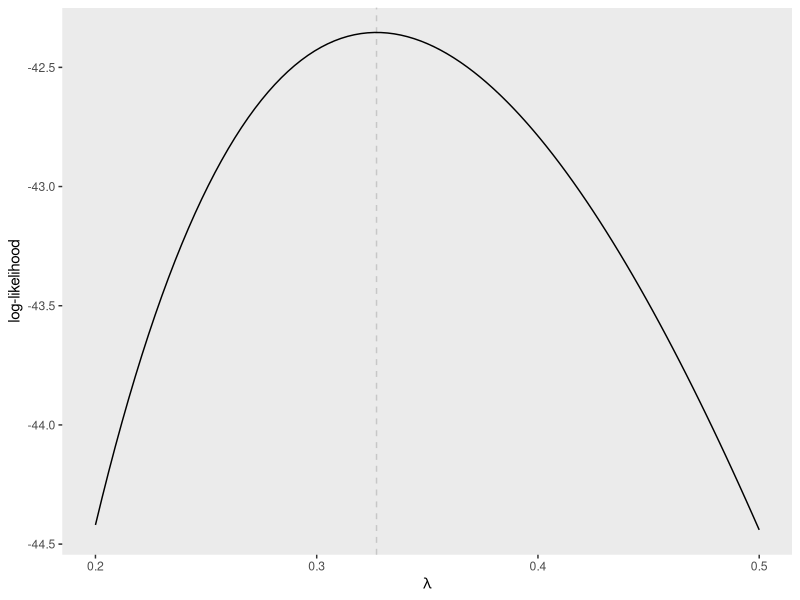

Generate this figure with R: (Note: this script raises an error after producing the figure.)
## ---- chunk 1
library(ggplot2)
set.seed(24)
wt <- rexp(n = 20, rate = 1/4)
explik <- function(lambda, samp = wt, log = TRUE){
  ll <- sapply(lambda, function(l){sum(log(dexp(x = samp, rate = l)))})
  switch(log, ll, exp(ll))
}
# curve(expr = explik(x, samp = wt, log = TRUE), from = 1.8, to = 10)
ggplot() +
  geom_vline(xintercept = 1/mean(wt), lty = 2, col = "grey", alpha = 0.8) +
  stat_function(xlim = c(1/5, 1/2), n = 101L, fun = explik, args = list(log = TRUE, samp = wt)) +
  ylab("log-likelihood") +
  xlab(expression(lambda)) + 
  theme(panel.grid.major.x = element_blank(), 
        panel.grid.minor.x = element_blank(),
        panel.grid.major.y = element_blank(), 
        panel.grid.minor.y = element_blank())
## ---- chunk 2
knitr::include_graphics('images/likelihood_tests.png')
## ---- chunk 3
lrt_lb <- uniroot(f = function(r){2*(sum(dexp(wt, rate = 1/mean(wt), log = TRUE)) - sum(dexp(wt, rate = 1/r, log = TRUE))) - qchisq(0.95, 1)}, interval = c(1.5, mean(wt)) )$root
lrt_ub <- uniroot(f = function(r){2*(sum(dexp(wt, rate = 1/mean(wt), log = TRUE)) - sum(dexp(wt, rate = 1/r, log = TRUE))) - qchisq(0.95, 1)}, interval = c(mean(wt),6) )$root
## ---- chunk 4
prof_mat <- cbind(matrix(unlist(sapply(sort(unique(faithfuld$waiting)), function(y){faithfuld[which(faithfuld$waiting == y),][which.max(faithfuld[which(faithfuld$waiting == y),]$density),-2]})), ncol = 2, byrow = TRUE), sort(unique(faithfuld$waiting)))
colnames(prof_mat) <- c("eruptions","density","waiting")
prof <- tibble::as_tibble(prof_mat)

g1 <- ggplot(faithful, aes(x = eruptions, y = waiting)) +
 geom_density_2d_filled(alpha = 0.5, show.legend = FALSE) +
 geom_density_2d(size = 0.25, colour = "black") +
 xlim(0.5, 6) +
 ylim(40, 110) + xlab(expression(phi)) + ylab(expression(psi)) + 
  geom_line(data = prof, aes(x = eruptions, y = waiting)) + 
  theme(axis.text.x=element_blank(),
        axis.ticks.x=element_blank(),
        axis.text.y=element_blank(),
        axis.ticks.y=element_blank())
g2 <- ggplot(data = prof, aes(x = waiting, y = density)) + geom_line() + 
  ylab("profile log-likelihood") + xlab(expression(psi)) + 
  theme(axis.text.x=element_blank(),
        axis.ticks.x=element_blank(),
        axis.text.y=element_blank(),
        axis.ticks.y=element_blank())
g1 + g2
## ---- chunk 5
par(mar = c(4,4,1,1))
bc <- MASS::boxcox(lm(wt~1), plotit = FALSE, lambda = seq(-0.1, 1, by = 0.01))
plot(x = bc$x, 
y = bc$y - max(bc$y), 
bty = "l", type = "l", ylab = "profile log-likelihood", xlab = expression(lambda), 
panel.first = {abline(h = -qchisq(0.95, 1)/2, col = "grey")})
confind <- which(diff(bc$x[bc$y-max(bc$y) < -qchisq(0.95, 1)/2]) > 0.011)
